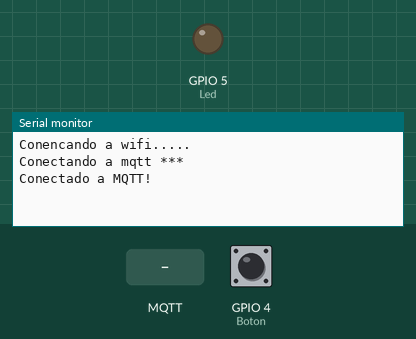
Bench run of a sketch on a simulated ESP8266 (NodeMCU). On the bench: output pins drawn as LEDs (lit = HIGH), the last lines printed to the serial monitor. Inputs (shaded band) come from the test bench; at power-on: GPIO 4 (Boton) LOW. WiFi joins after 1.5 s; servers stay silent unless stated; random numbers use the default seed unless the sketch sets one; no MQTT or app messages arrive unless stated.

Above: at 3.2 s.
3.3 s: GPIO 4 (Boton) pulled HIGH for 0.15 s
At 4.1 s:
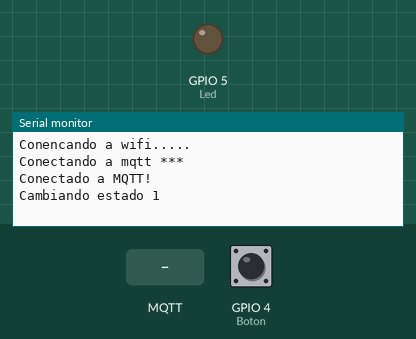
4.9 s: MQTT message "/ALSW/Led" arrives on the first subscribed topic
At 5.3 s:
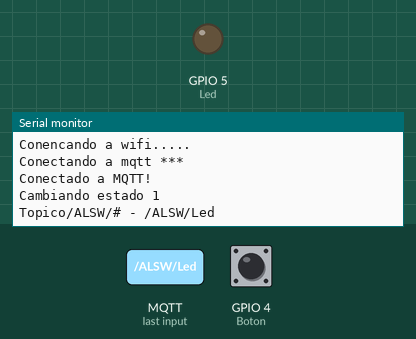
6.4 s: MQTT message "encender" arrives on the first subscribed topic
At 7.6 s:
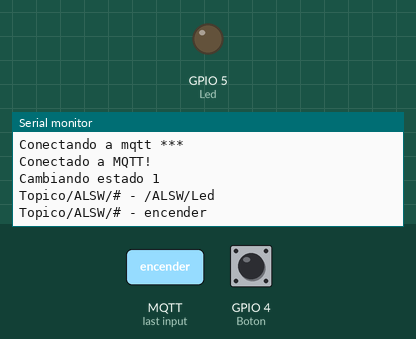
7.9 s: MQTT message "1" arrives on the first subscribed topic
At 8.9 s:
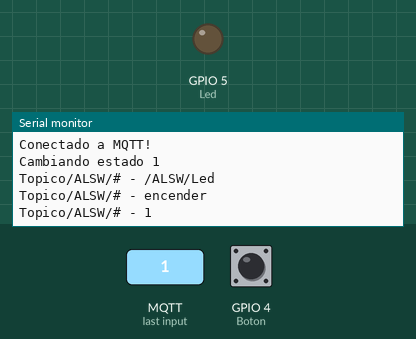

The sketch:

Codigo_MQTT.ino
```cpp
// Creado ChepeCarlos de ALSW
// Tutorial Completo en https://nocheprogramacion.com
// Canal Youtube https://youtube.com/alswnet?sub_confirmation=1

#if defined(ESP32)
#include <WiFi.h>
#elif defined(ESP8266)
#include <ESP8266WiFi.h>
#else
#error "No es ni ESP32 o ES8266, que es?"
#endif

#include <MQTT.h>

const char ssid[] = "";
const char pass[] = "";

WiFiClient net;
MQTTClient client;

int Led = 5;
int Boton = 4;
boolean Estado = false;

void conectarMQTT() {

  Serial.print("Conencando a wifi...");
  while (WiFi.status() != WL_CONNECTED) {
    Serial.print(".");
    delay(1000);
  }

  Serial.print("\nConectando a mqtt ***");
  while (!client.connect("Arduino_ESP" + random(0, 100))) {
    Serial.print("*");
    delay(1000);
  }

  Serial.println("\nConectado a MQTT!");
  client.subscribe("/ALSW/#");

}

void MensajeMQTT(String &topic, String &payload) {
  Serial.print("Topico");
  Serial.print(topic);
  Serial.print(" - ");
  Serial.println( payload);

  if (topic == "/ALSW/Led") {
    if (payload == "encender") {
      digitalWrite(Led, 1);
      Serial.println("Encender Led");
    }
    else {
      digitalWrite(Led, 0);
      Serial.println("Apagar Led");
    }
  }

}

void setup() {

  pinMode(Led, OUTPUT);
  pinMode(Boton, INPUT);
  Serial.begin(115200);
  WiFi.begin(ssid, pass);

  client.begin("test.mosquitto.org", net);
  client.onMessage(MensajeMQTT);

  conectarMQTT();

}

void loop() {
  client.loop();
  delay(10);

  if (!client.connected()) {
    conectarMQTT();
  }

  if (digitalRead(Boton)) {
    Estado = !Estado;
    Serial.print("Cambiando estado ");
    Serial.println(Estado);
    if (Estado) {
      client.publish("/ALSW/Led", "encender");
    }
    else {
      client.publish("/ALSW/Led", "apagar");
    }

    do {
      delay(50);
    } while (digitalRead(Boton));
    delay(100);
  }
}
```

Measured:
- after the input at 3.3 s, the serial monitor: prints a new line at once (image 1)
- after the input at 4.9 s, the serial monitor: prints a new line at once (image 2)
- after the input at 6.4 s, the serial monitor: prints a new line at once (image 3)
- after the input at 7.9 s, the serial monitor: prints a new line at once (image 4)
